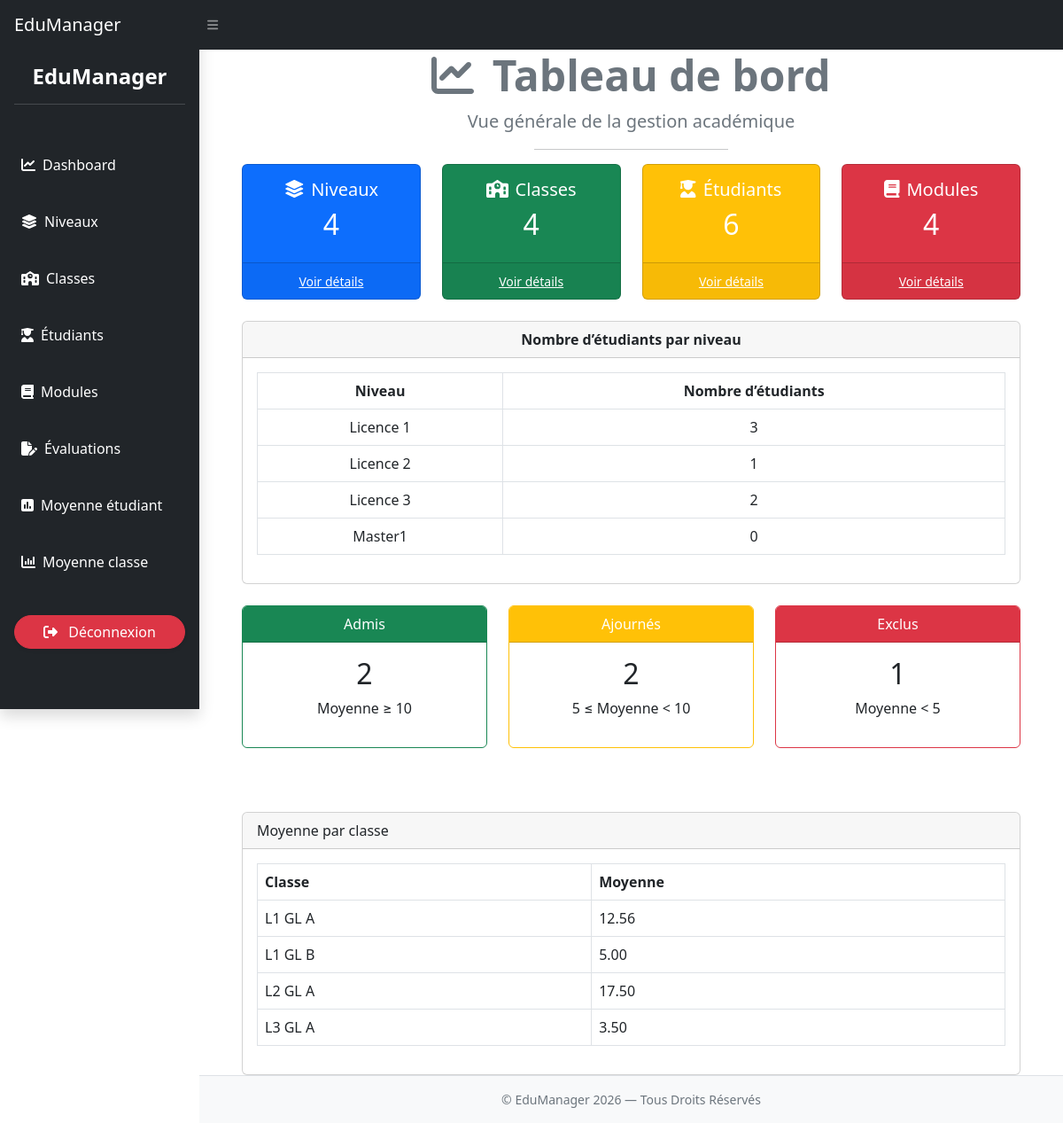
/index.php?page=dashboard (signed in), run on the app's committed database.
### tables this page shows
CREATE TABLE `classe` (
  `id_classe` int(11) NOT NULL,
  `libelle_classe` varchar(100) NOT NULL,
  `id_niveau` int(11) NOT NULL
);

### traitements/requetes.php (called while the page is built, shortened)
<?php
include_once "db.php";
function getNiveaux() {
    global $pdo;
    return $pdo->query("SELECT * FROM niveau")->fetchAll();
}
function getClasses() {
    global $pdo;
    return $pdo->query("SELECT  classe.id_classe,  classe.libelle_classe, classe.id_niveau,  niveau.libelle_niveau FROM classe
            JOIN niveau ON classe.id_niveau = niveau.id_niveau")->fetchAll(PDO::FETCH_ASSOC);
}
function getEtudiants()
{
    global $pdo;
    return $pdo->query("SELECT id_etudiant, matricule, prenom, nom, id_classe FROM etudiant")->fetchAll(PDO::FETCH_ASSOC);
}
function getModules() {
    global $pdo;
   return $pdo->query("SELECT * FROM module")->fetchAll(PDO::FETCH_ASSOC);
}
function getNombreEtudiantsParNiveau() {
    global $pdo;
    $sql = " SELECT  n.libelle_niveau, (
                SELECT COUNT(*) FROM etudiant e WHERE e.id_classe IN (
                    SELECT c.id_classe FROM classe c WHERE c.id_niveau = n.id_niveau
                )
            ) AS total_etudiants FROM niveau n ";
    return $pdo->query($sql)->fetchAll();
}
function getEtudiantsAdmis()
{
    global $pdo;
    $sql = " SELECT id_etudiant, matricule, prenom, nom FROM etudiant WHERE (
            SELECT AVG(note) FROM evaluation WHERE evaluation.id_etudiant = etudiant.id_etudiant AND type != 'tp'
        ) >= 10 ";
    return $pdo->query($sql)->fetchAll(PDO::FETCH_ASSOC);
}
function getEtudiantsAjournes()
{
    global $pdo;
    $sql = " SELECT id_etudiant, matricule, prenom, nom FROM etudiant WHERE (
            SELECT AVG(note) FROM evaluation WHERE evaluation.id_etudiant = etudiant.id_etudiant AND type != 'tp'
        ) >= 5 AND (
            SELECT AVG(note) FROM evaluation WHERE evaluation.id_etudiant = etudiant.id_etudiant  AND type != 'tp'
        ) < 10 ";
    return $pdo->query($sql)->fetchAll(PDO::FETCH_ASSOC);
}
function getEtudiantsExclus()
{
    global $pdo;
    $sql = " SELECT id_etudiant, matricule, prenom, nom FROM etudiant WHERE (
            SELECT AVG(note)  FROM evaluation WHERE evaluation.id_etudiant = etudiant.id_etudiant AND type != 'tp'
        ) < 5 ";
    return $pdo->query($sql)->fetchAll(PDO::FETCH_ASSOC);
}
function getMoyennesToutesClasses() {
    global $pdo;
    $sql = "SELECT c.id_classe, c.libelle_classe, (
    SELECT AVG(note) FROM evaluation WHERE type IN ('devoir','examen') AND id_etudiant IN (
                SELECT id_etudiant  FROM etudiant   WHERE id_classe = c.id_classe
            )
        ) AS moyenne
        FROM classe c ";
    return $pdo->query($sql)->fetchAll(PDO::FETCH_ASSOC);
}

### pages/dashboard.php (the view)
<?php
$nbNiveaux  = count(getNiveaux());
$nbClasses  = count(getClasses());
$nbEtudiants = count(getEtudiants());
$nbModules=count(getModules());
$etudiantsParNiveau = getNombreEtudiantsParNiveau();
$moyennes = getMoyennesToutesClasses();
$admis    = getEtudiantsAdmis();
$ajournes = getEtudiantsAjournes();
$exclus   = getEtudiantsExclus();
?>
<div class="container-fluid px-4">
    <div class="text-center mb-5">
        <h1 class="fw-bold text-secondary display-5">
            <i class="fas fa-chart-line me-2"></i>
            Tableau de bord
        </h1>
        <p class="text-muted fs-5">
            Vue générale de la gestion académique
        </p>
        <hr class="w-25 mx-auto opacity-25">
    <div class="row">
        <div class="col-xl-3 col-md-6 mb-4">
            <div class="card bg-primary text-white h-100">
                <div class="card-body">
                    <h5><i class="fas fa-layer-group me-2"></i>Niveaux</h5>
                    <h2><?= $nbNiveaux ?></h2>
                </div>
                <div class="card-footer">
                    <a class="small text-white" href="index.php?page=niveaux">Voir détails</a>
                </div>
            </div>
        </div>
        <div class="col-xl-3 col-md-6 mb-4">
            <div class="card bg-success text-white h-100">
                <div class="card-body">
                    <h5><i class="fas fa-school me-2"></i>Classes</h5>
                    <h2><?= $nbClasses ?></h2>
                </div>
                <div class="card-footer">
                    <a class="small text-white" href="index.php?page=classes">Voir détails</a>
                </div>
            </div>
        </div>
        <div class="col-xl-3 col-md-6 mb-4">
            <div class="card bg-warning text-white h-100">
                <div class="card-body">
                    <h5><i class="fas fa-user-graduate me-2"></i>Étudiants</h5>
                    <h2><?= $nbEtudiants ?></h2>
                </div>
                <div class="card-footer">
                    <a class="small text-white" href="index.php?page=etudiants">Voir détails</a>
                </div>
            </div>
        </div>
        <div class="col-xl-3 col-md-6 mb-4">
            <div class="card bg-danger text-white h-100">
                <div class="card-body">
                    <h5><i class="fas fa-book me-2"></i>Modules</h5>
                    <h2><?= $nbModules ?></h2>
                </div>
                <div class="card-footer">
                    <a class="small text-white" href="index.php?page=modules">Voir détails</a>
                </div>
            </div>
        </div>
    </div>
    <div class="card mb-4">
        <div class="card-header fw-bold">
            Nombre d’étudiants par niveau
        </div>
        <div class="card-body">
            <table class="table table-bordered">
                <thead>
                    <tr>
                        <th>Niveau</th>
                        <th>Nombre d’étudiants</th>
                    </tr>
                </thead>
                <tbody>
                    <?php foreach ($etudiantsParNiveau as $n): ?>
                        <tr>
                            <td><?= htmlspecialchars($n['libelle_niveau']) ?></td>
                            <td><?= $n['total_etudiants'] ?></td>
                        </tr>
                    <?php endforeach; ?>
                </tbody>
            </table>
        </div>
    </div>
    <div class="row">
        <div class="col-md-4 mb-4">
            <div class="card border-success">
                <div class="card-header bg-success text-white">Admis</div>
                <div class="card-body text-center">
                    <h2><?= count($admis) ?></h2>
                    <p>Moyenne ≥ 10</p>
                </div>
            </div>
        </div>
        <div class="col-md-4 mb-4">
            <div class="card border-warning">
                <div class="card-header bg-warning text-white">Ajournés</div>
                <div class="card-body text-center">
                    <h2><?= count($ajournes) ?></h2>
                    <p>5 ≤ Moyenne &lt; 10</p>
                </div>
            </div>
        </div>
        <div class="col-md-4 mb-4">
            <div class="card border-danger">
                <div class="card-header bg-danger text-white">Exclus</div>
                <div class="card-body text-center">
                    <h2><?= count($exclus) ?></h2>
                    <p>Moyenne &lt; 5</p>
                </div>
            </div>
        </div>
    </div>
</div>
<div class="card mt-4">
    <div class="card-header">
        Moyenne par classe
    </div>
    <div class="card-body">
        <table class="table table-bordered">
            <tr>
                <th>Classe</th>
                <th>Moyenne</th>
            </tr>
            <?php foreach ($moyennes as $c): ?>
                <tr>
                    <td><?= htmlspecialchars($c['libelle_classe']) ?></td>
                    <td>
                        <?= $c['moyenne']
                            ? number_format($c['moyenne'],2)
                            : 'Aucune note' ?>
                    </td>
                </tr>
            <?php endforeach; ?>
        </table>
    </div>
</div>

### data on the page
classe: libelle_classe "L1 GL A", moyenne "12.56"
classe: libelle_classe "L1 GL B", moyenne "5.00"
classe: libelle_classe "L2 GL A", moyenne "17.50"
classe: libelle_classe "L3 GL A", moyenne "3.50"

### other printed values
$nbNiveaux "4"
$nbClasses "4"
$nbEtudiants "6"
$nbModules "4"
$n['libelle_niveau'] "Licence 1"
$n['total_etudiants'] "3"
$n['libelle_niveau'] "Licence 2"
$n['total_etudiants'] "1"
$n['libelle_niveau'] "Licence 3"
$n['total_etudiants'] "2"
$n['libelle_niveau'] "Master1"
$n['total_etudiants'] "0"
count($admis) "2"
count($ajournes) "2"
count($exclus) "1"
